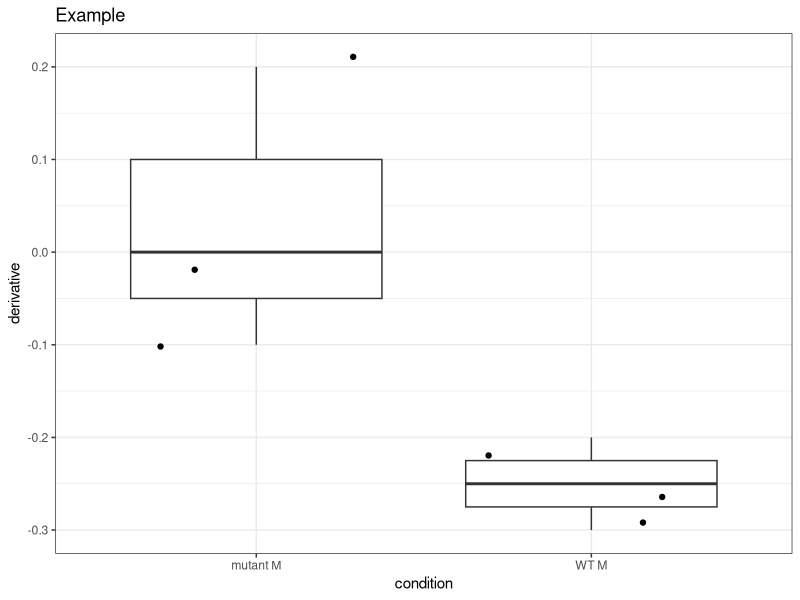

Here is the R script that generated this plot:
library(ggplot2)

df_example = data.frame(derivative=c(-.2,-.3,-.25,0,0.2,-0.1), condition=c('WT M','WT M','WT M','mutant M','mutant M','mutant M'))

ggplot(df_example)+
    geom_boxplot(aes(x=condition, y=derivative))+
    geom_jitter(aes(x=condition, y=derivative))+
    ggtitle('Example')+theme_bw()
